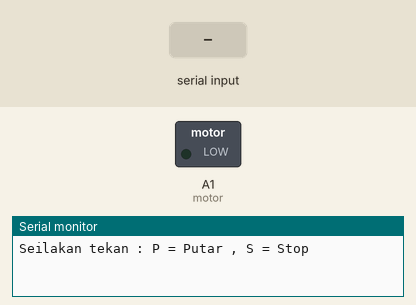
A sketch run on a simulated Arduino Uno, built with avr-gcc and run on an emulated ATmega328P. Parts: switched loads named in the sketch (green lamp = pin HIGH), the last lines printed to the serial monitor. The inputs (shaded band) are chosen by the test bench.

Above: at 1.2 s.
1.3 s: "s" received over Serial
At 3.2 s:
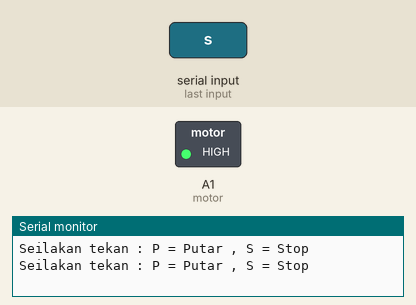
3.8 s: "p" received over Serial
At 5.1 s:
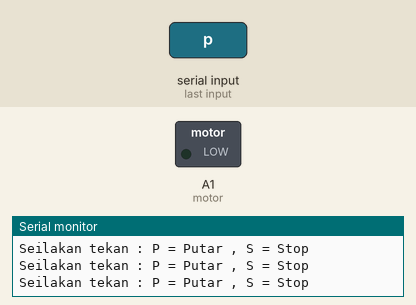
Timing chart, 0 to 6.8 s (numbered marks = the images above; inputs shaded):
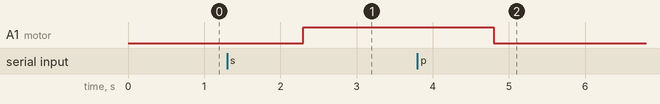

Measured:
- after the input at 1.3 s, A1 (motor): LOW → HIGH after 1.0 s
- after the input at 3.8 s, A1 (motor): HIGH → LOW after 1.0 s

The sketch:

Code_Bluetooth.ino
```cpp
const int motor = A1;
int h = 255;
int l = 0;
String motion;


void setup() {
  // put your setup code here, to run once:
Serial.begin(9600);
pinMode(motor, OUTPUT);
}

void loop() {
  // put your main code here, to run repeatedly:
Serial.println("Seilakan tekan : P = Putar , S = Stop");
while(Serial.available()==0) {}

motion = Serial.readString();
if(motion=="p"){
  analogWrite(motor, l);
}
if(motion=="s"){
  analogWrite(motor, h);
}
}
```
